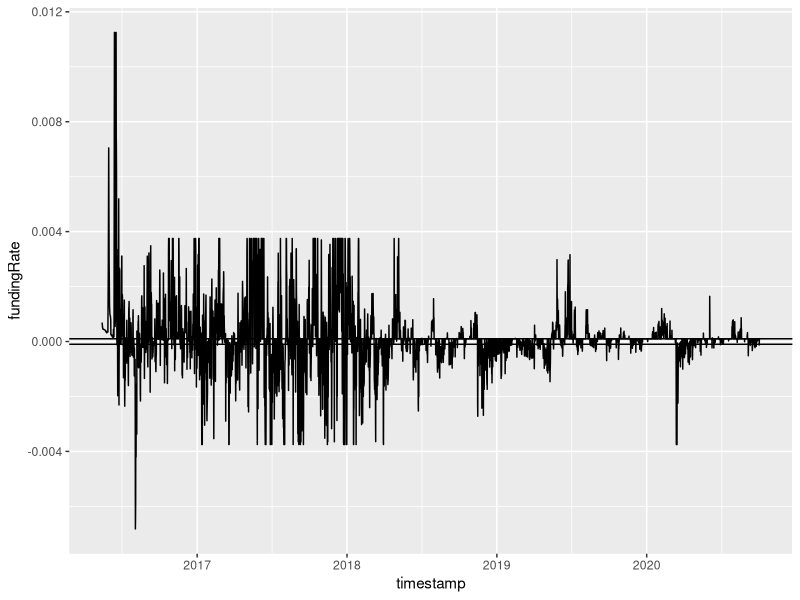

Write R code to recreate this figure.
## ---- chunk 1
knitr::opts_chunk$set(echo = TRUE)
library(tidyverse)

data <- read_csv("funding_data.csv")
## ---- chunk 2
data %>%
  mutate(above = if_else(fundingRate > 0.0001, 1, 
                        if_else(fundingRate < -0.0001, -1, 0))) %>%
  ggplot(aes(x = timestamp, y = fundingRate)) + 
  geom_line() + 
  geom_hline(yintercept = -0.0001) + 
  geom_hline(yintercept = 0.0001)
